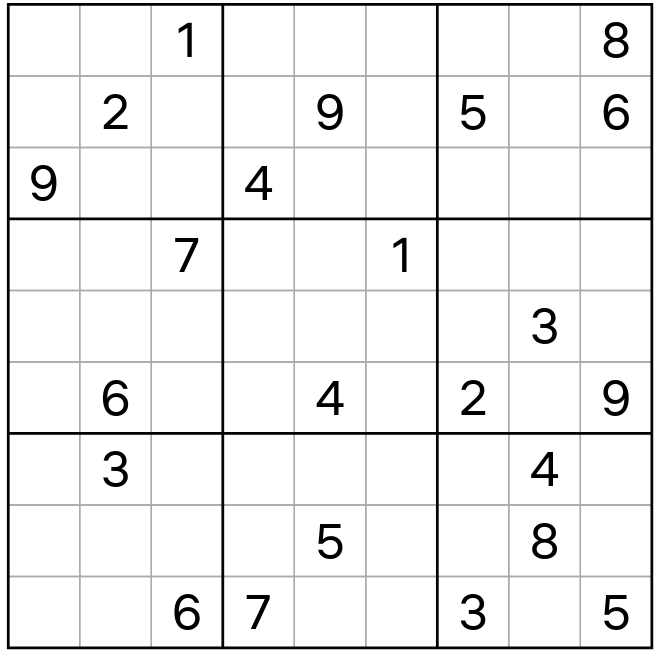
#> input picture computer_vision/images/sudoku.png, 658 x 651 px
$ python using_find_countours.py
#> lines starting #> are read from the running program, lines starting #| are printed output that depends on the picture; after the words box and inside, x2 and y2 are one past the last pixel; in counts of white or black regions, pixels touching at a corner belong together
import cv2 as cv
import time

img = cv.imread(
    "./images/sudoku.png"
)
#> img is the input picture: shape (651, 658, 3); min 0, max 255, mean 239.3

# graying the image
gray = cv.cvtColor(img, cv.COLOR_BGR2GRAY)

# blurred = cv.GaussianBlur(gray, (11, 11), 0)

# converting it to black and white (binary)
thresh = cv.adaptiveThreshold(gray, 255,
                      cv.ADAPTIVE_THRESH_MEAN_C,
                      cv.THRESH_BINARY_INV,
                      11,
                      2)
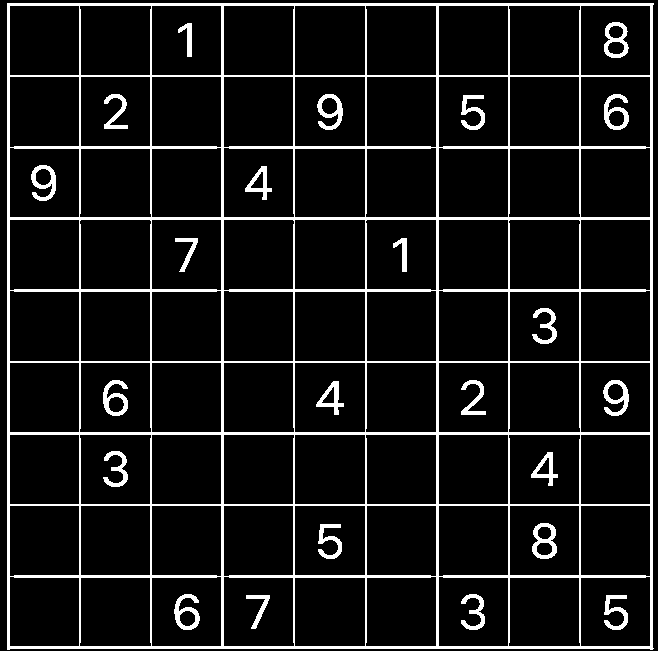
#> thresh: shape (651, 658); 9.4% white; 24 white regions

# finding the contours
contours, hierarchy  = cv.findContours(thresh,
                        cv.RETR_TREE,
                        cv.CHAIN_APPROX_NONE)
#> contours = 118 contours; largest, box (x1, y1, x2, y2) and area: (7, 3, 654, 650) 416032, (294, 505, 366, 576) 4968, (294, 434, 366, 505) 4968, (294, 362, 366, 433) 4968, (294, 291, 366, 362) 4968

filtered_contours = []
surrounding_contour = max(contours, key=cv.contourArea)
#> surrounding_contour = contour of 2583 points, box (x1, y1, x2, y2) (7, 3, 654, 650), area 416032
for contour in contours:
    # filter out all the numbers

    area = cv.contourArea(contour)
    if area < 1000 or (cv.contourArea(surrounding_contour) == area):
        continue

    x, y, w, h = cv.boundingRect(contour)
    aspect_ratio = w/float(h)
    if 0.8 < aspect_ratio < 1.2:
        filtered_contours.append(contour)

    cv.drawContours(img, contour, -1, (0, 255, 0), 3)
    cv.imshow("frame", img)

    if cv.waitKey(0) == ord('n'):
        continue
#> this loop made 118 passes; (key Esc is pressed on pass 2)
#> (area, x, y, w, h, aspect_ratio) on passes 2, 3, 4, 5, 7, 9, 10, 12, 15, 16, 17, 21: (4835, 508, 577, 73, 70, 1.04), (4897, 294, 577, 72, 70, 1.03), (4835, 79, 577, 73, 70, 1.04), (4832.5, 580, 576, 71, 71, 1), (4832.5, 438, 576, 71, 71, 1), (4837, 365, 576, 72, 71, 1.01), (4837, 223, 576, 72, 71, 1.01), (4832.5, 151, 576, 71, 71, 1), (4832.5, 9, 576, 71, 71, 1), (4902.5, 580, 505, 71, 72, 0.986), (4898, 509, 505, 71, 71, 1), (4902.5, 438, 505, 71, 72, 0.986)
#> area on passes 1, 6, 8, 11, 13, 14: 416032.5, 291, 271.5, 189.5, 540, 201
#> pass 2, `cv.imshow("frame", img)`:
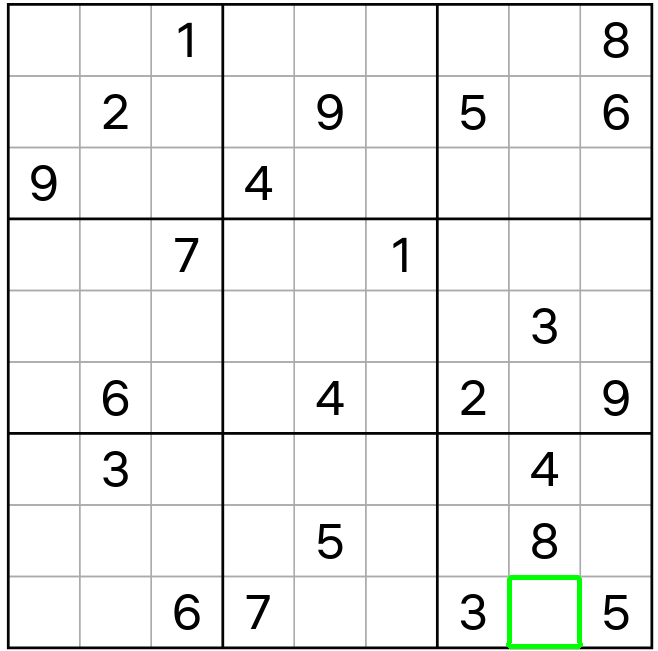
#> window 'frame': shape (651, 658, 3); mean B, G, R 238.7, 239.5, 238.7
#> after the loop:
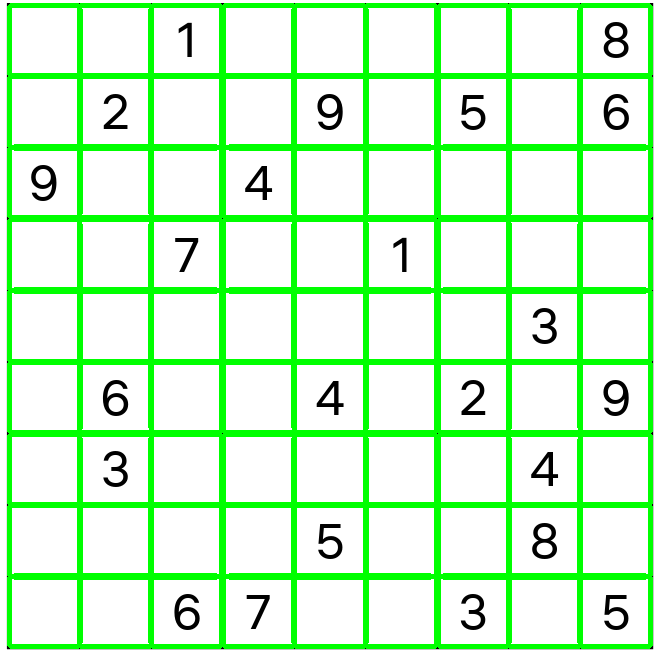
#> img: shape (651, 658, 3); 17.62% of pixels changed, all inside (x1, y1, x2, y2) = (7, 3, 653, 649)
#> after the loop, filtered_contours = 81 contours; largest, box (x1, y1, x2, y2) and area: (294, 505, 366, 576) 4968, (294, 434, 366, 505) 4968, (294, 362, 366, 433) 4968, (294, 291, 366, 362) 4968, (294, 219, 366, 290) 4968

print(len(filtered_contours))
#| 81

cv.drawContours(img, filtered_contours, -1, (0, 255, 0), 2)
cv.imshow("Contours", img)
cv.waitKey(0)

cv.destroyAllWindows()
